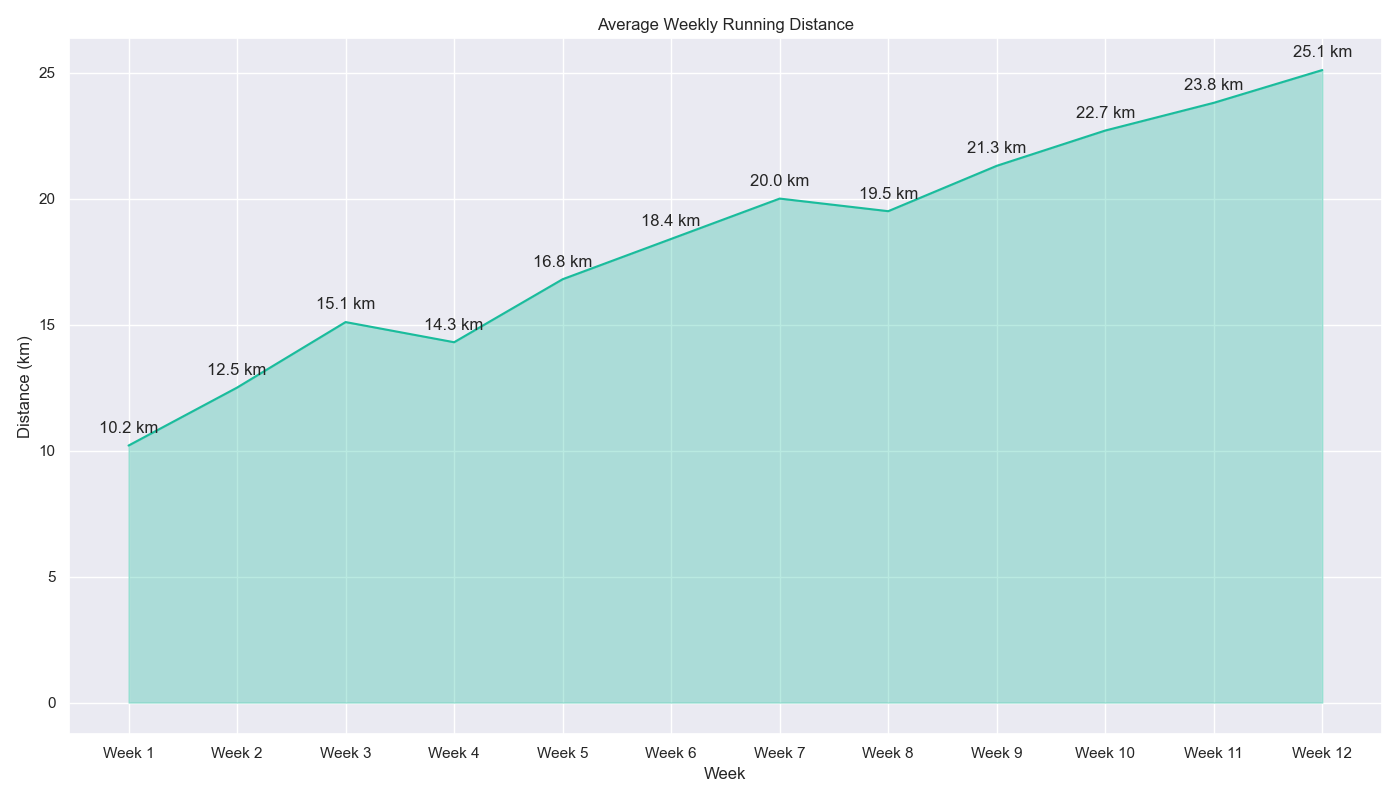

This figure's Python source:

import pandas as pd
import seaborn as sns
import matplotlib.pyplot as plt

# Data creation
data = {
    'Week': ['Week 1', 'Week 2', 'Week 3', 'Week 4', 'Week 5', 'Week 6',
             'Week 7', 'Week 8', 'Week 9', 'Week 10', 'Week 11', 'Week 12'],
    'Distance (km)': [10.2, 12.5, 15.1, 14.3, 16.8, 18.4, 20.0, 19.5, 21.3, 22.7, 23.8, 25.1]
}

df = pd.DataFrame(data)

# Convert 'Week' from string to categorical to ensure correct order
df['Week'] = pd.Categorical(df['Week'], categories=[
    'Week 1', 'Week 2', 'Week 3', 'Week 4', 'Week 5', 'Week 6',
    'Week 7', 'Week 8', 'Week 9', 'Week 10', 'Week 11', 'Week 12'], ordered=True)

# Seaborn plot
plt.figure(figsize=(14, 8))
chart = sns.lineplot(x='Week', y='Distance (km)', data=df, color="#1abc9c")

# Filling the area under the line
plt.fill_between(x=df['Week'], y1=df['Distance (km)'], color="#1abc9c", alpha=0.3)

# Annotate
for i in range(df.shape[0]):
    plt.text(df['Week'][i], df['Distance (km)'][i]+0.5, f"{df['Distance (km)'][i]} km", horizontalalignment='center')

plt.title('Average Weekly Running Distance')
plt.xlabel('Week')
plt.ylabel('Distance (km)')

# Show plot
plt.tight_layout()
plt.show()
